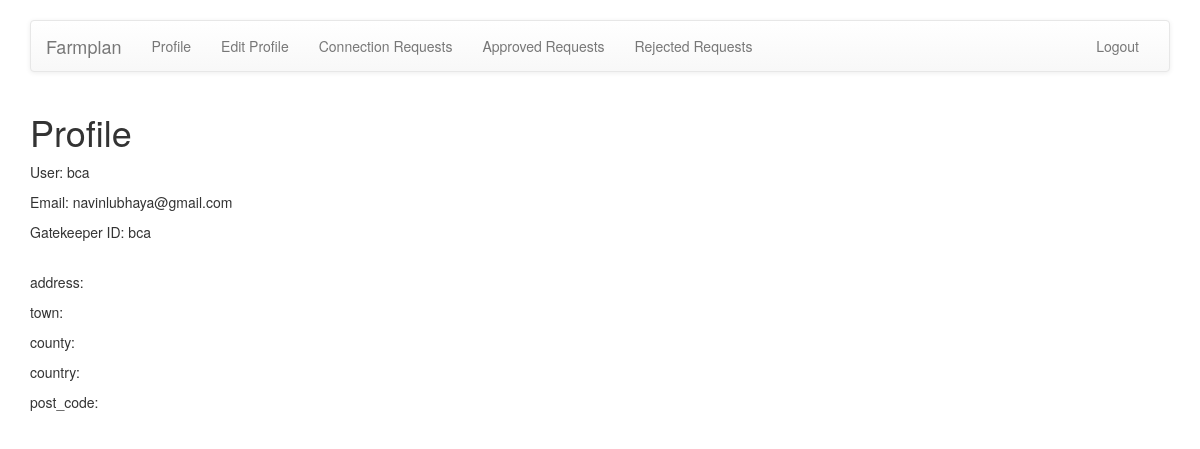
The page /accounts/profile/ (signed in) on the database as committed earlier.
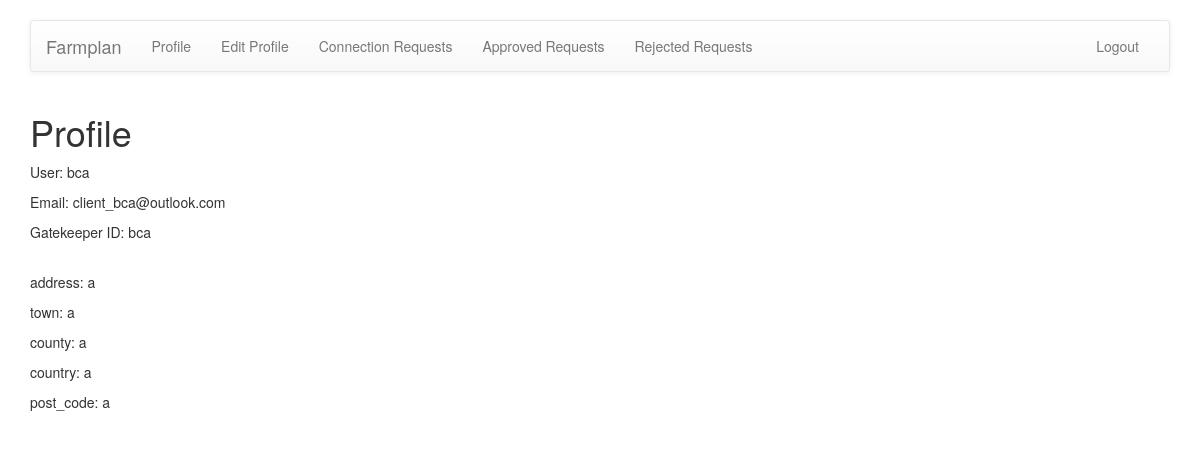
The same page on the database as committed later.
### accounts/models.py (models this page shows, shortened)
class FarmUser(AbstractBaseUser):
    email = models.EmailField(max_length=100, default='', unique=True)
    gatekeeper_id = models.CharField(max_length=10, unique=True)
    business_name = models.CharField(max_length=100, default='', unique=True)
    is_active = models.BooleanField(default=True)
    is_admin = models.BooleanField(default=False)
    is_client = models.BooleanField(default=False)
    objects = UserManager()
    USERNAME_FIELD = 'email'        #username field and password required by default
    REQUIRED_FIELDS = ['gatekeeper_id','business_name'] #used when executing command like python manage.py createsuperuser

class Profile(models.Model):
    user = models.OneToOneField(FarmUser, on_delete=models.CASCADE)
    address = models.CharField(max_length=100, default='')
    town = models.CharField(max_length=50, default='')
    county = models.CharField(max_length=50, default='')
    country = models.CharField(max_length=30, default='')
    post_code = models.CharField(max_length=10, default='')

### accounts/views.py (the view)
@login_required
def view_profile(request):
    if request.user.is_client:
        args = {'user':request.user}
        return render(request, 'accounts/profile.html', args)
    elif request.user.is_admin:
        return HttpResponse('<h1>Page not found</h1>')
    else:
        args = {'user': request.user}
        return render(request, 'accounts/profile.html', args)

### accounts/templates/accounts/profile.html (shortened to what this page needs)
{% extends 'base.html' %}
{% block body %}
<div class="container">
    <h1>Profile</h1>
    <p>User: {{ user.business_name }}</p>
    <p>Email: {{ user.email }}</p>
    <p>Gatekeeper ID: {{ user.gatekeeper_id }}</p>
    <br>
    <p>address: {{ user.profile.address }}</p>
    <p>town: {{ user.profile.town }}</p>
    <p>county: {{ user.profile.county }}</p>
    <p>country: {{ user.profile.country }}</p>
    <p>post_code: {{ user.profile.post_code }}</p>
</div>
{% endblock %}

### accounts/templates/base.html (shortened to what this page needs)
<html>
    <head>
        <link rel="stylesheet" href="https://maxcdn.bootstrapcdn.com/bootstrap/3.3.7/css/bootstrap.min.css">
        <link rel="stylesheet" href="https://maxcdn.bootstrapcdn.com/bootstrap/3.3.7/css/bootstrap-theme.min.css">
    </head>
    <body>
    <br/>
    <div class="container">
     <nav class="navbar navbar-default">
        <div class="container-fluid">
          <div class="navbar-header">
            {% if user.is_authenticated %}
                <a class="navbar-brand" href="{% url 'accounts:home' %}">Farmplan</a>
            {% else %}
                <a class="navbar-brand" href="{% url 'accounts:login' %}">Farmplan</a>
            {% endif %}
          </div>
          <div id="navbar" class="navbar-collapse collapse">
            {% if user.is_authenticated %}
                  {% if user.is_client %}
                    <ul class="nav navbar-nav">
                        <li><a href="{% url 'accounts:view_profile' %}">Profile</a></li>
                    </ul>
                    <ul class="nav navbar-nav">
                        <li><a href="{% url 'accounts:edit_profile' %}">Edit Profile</a></li>
                    </ul>
                   <ul class="nav navbar-nav">
                        <li><a href="{% url 'connections:requests_table' %}">Connection Requests</a></li>
                    </ul>
                    <ul class="nav navbar-nav">
                        <li><a href="{% url 'connections:approved_table' %}">Approved Requests</a></li>
                    </ul>
                   <ul class="nav navbar-nav">
                        <li><a href="{% url 'connections:rejected_table' %}">Rejected Requests</a></li>
                    </ul>
                    <ul class="nav navbar-nav navbar-right">
                        <li><a href="{% url 'accounts:logout' %}">Logout</a></li>
                    </ul>
                  {% elif user.is_admin %}
                    <ul class="nav navbar-nav navbar-right">
                        <li><a href="{% url 'accounts:change_password' %}">Change Password</a></li>
                        <li><a href="{% url 'accounts:logout' %}">Logout</a></li>
                    </ul>
                  {% endif %}
            {% else %}
                <ul class="nav navbar-nav navbar-right">
                    <li><a href="{% url 'accounts:login' %}">Login</a></li>
                    <li><a href="{% url 'accounts:register' %}">Register</a></li>
                    <li><a href="{% url 'accounts:reset_password' %}">Reset Password</a></li>
                </ul>
            {% endif %}
          </div>
        </div>
      </nav>
    </div>
    {%block body%}{% endblock %}
    </body>
</html>

Rows that differ between the two databases and show on the page:
changed FarmUser "bca": email "navinlubhaya@gmail.com" → "client_bca@outlook.com"; profile.address (not shown) → "a"; profile.town (not shown) → "a"; profile.county (not shown) → "a"; profile.country (not shown) → "a"; profile.post_code (not shown) → "a"
